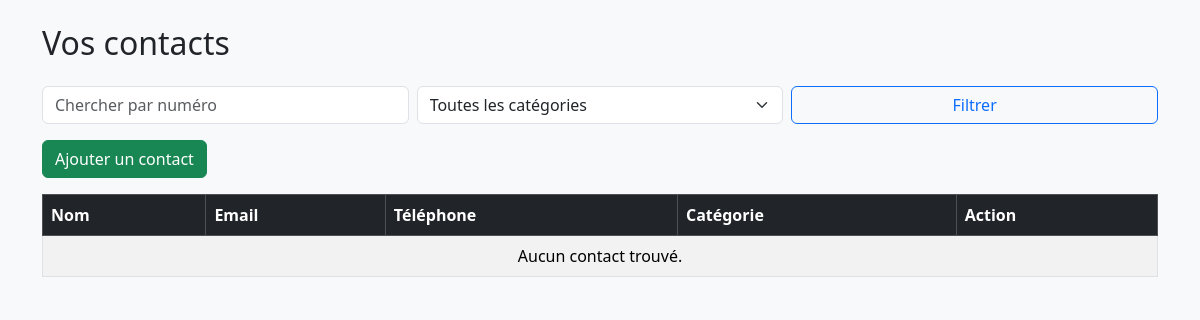
Before: /dashboard/ (signed in) with the older database file.
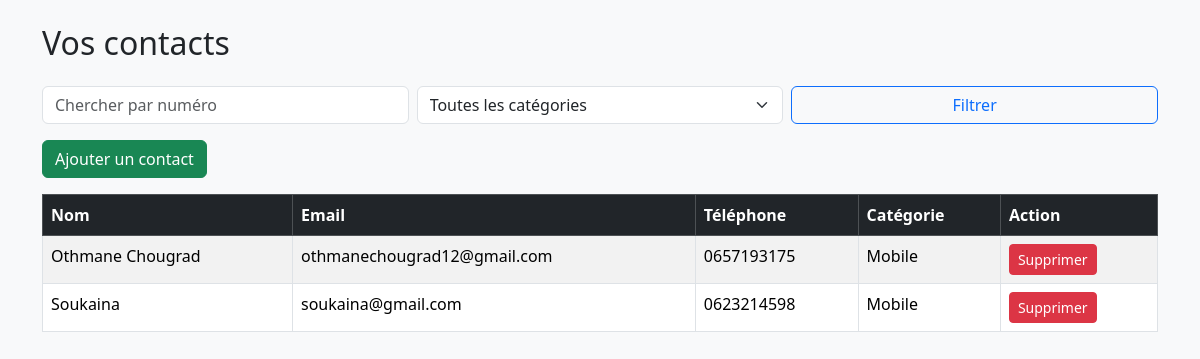
After: the same page with the newer database file.
### contacts/models.py (models this page shows, shortened)
class Contact(models.Model):
    CATEGORY_CHOICES = [
        ('domicile', 'Domicile'),
        ('professionnel', 'Professionnel'),
        ('mobile', 'Mobile'),
    ]
    user = models.ForeignKey(CustomUser, on_delete=models.CASCADE)
    name = models.CharField(max_length=100)  # nom
    email = models.EmailField()  # email
    phone_number = models.CharField(max_length=20)  # telephone
    category = models.CharField(max_length=20, choices=CATEGORY_CHOICES)  #categorie

### contacts/views.py (the view)
# urls.py: path('dashboard/', views.dashboard, name='dashboard'),
@login_required
def dashboard(request):
    contacts = Contact.objects.filter(user=request.user)
    category = request.GET.get('category')
    search = request.GET.get('search')
    if category:
        contacts = contacts.filter(category=category)
    if search:
        contacts = contacts.filter(phone_number__icontains=search)
    return render(request, 'contacts/dashboard.html', {'contacts': contacts})

### contacts/templates/contacts/dashboard.html (shortened to what this page needs)
{% extends 'contacts/base.html' %}
{% block content %}
<h2 class="mb-4">Vos contacts</h2>
<form method="get" class="row g-2 mb-3">
    <div class="col-md-4">
        <input type="text" name="search" class="form-control" placeholder="Chercher par numéro" value="{{ request.GET.search }}">
    </div>
    <div class="col-md-4">
        <select name="category" class="form-select">
            <option value="">Toutes les catégories</option>
        </select>
    </div>
    <div class="col-md-4">
        <button type="submit" class="btn btn-outline-primary w-100">Filtrer</button>
    </div>
</form>
<a href="{% url 'add_contact' %}" class="btn btn-success mb-3">Ajouter un contact</a>
<table class="table table-striped table-bordered">
    <thead class="table-dark">
        <tr>
            <th>Nom</th>
            <th>Email</th>
            <th>Téléphone</th>
            <th>Catégorie</th>
            <th>Action</th>
        </tr>
    </thead>
    <tbody>
        {% for contact in contacts %}
            <tr>
                <td>{{ contact.name }}</td>
                <td>{{ contact.email }}</td>
                <td>{{ contact.phone_number }}</td>
                <td>{{ contact.get_category_display }}</td>
                <td>
                    <a href="{% url 'delete_contact' contact.id %}" class="btn btn-sm btn-danger">Supprimer</a>
                </td>
            </tr>
        {% empty %}
            <tr><td colspan="5" class="text-center">Aucun contact trouvé.</td></tr>
        {% endfor %}
    </tbody>
</table>
{% endblock %}

### contacts/templates/contacts/base.html (shortened to what this page needs)
<!DOCTYPE html>
<html lang="fr">
<head>
    <link href="https://cdn.jsdelivr.net/npm/bootstrap@5.3.3/dist/css/bootstrap.min.css" rel="stylesheet">
</head>
<body class="bg-light">
<div class="container py-4">
    {% block content %}{% endblock %}
</div>
</body>
</html>

Changed rows visible on the page:
added Contact: name "Othmane Chougrad", email "othmanechougrad12@gmail.com", phone_number "0657193175", category "Mobile"
added Contact: name "Soukaina", email "soukaina@gmail.com", phone_number "0623214598", category "Mobile"
Other visible differences:
text no longer shown: "Aucun contact trouvé."
